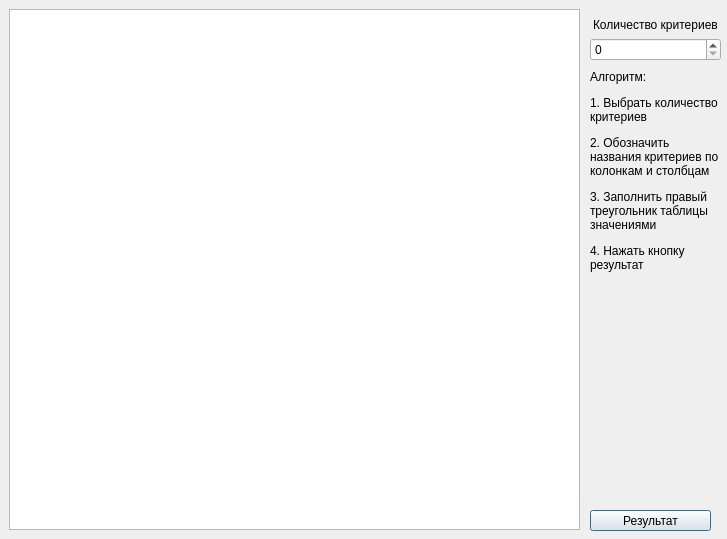
<?xml version="1.0" encoding="UTF-8"?>
<ui version="4.0">
 <class>Dialog</class>
 <widget class="QDialog" name="Dialog">
  <property name="geometry">
   <rect>
    <x>0</x>
    <y>0</y>
    <width>727</width>
    <height>539</height>
   </rect>
  </property>
  <property name="windowTitle">
   <string>Dialog</string>
  </property>
  <widget class="QWidget" name="horizontalLayoutWidget">
   <property name="geometry">
    <rect>
     <x>9</x>
     <y>9</y>
     <width>571</width>
     <height>521</height>
    </rect>
   </property>
   <layout class="QHBoxLayout" name="horizontalLayout">
    <item>
     <widget class="QTableWidget" name="tableWidget"/>
    </item>
   </layout>
  </widget>
  <widget class="QWidget" name="verticalLayoutWidget">
   <property name="geometry">
    <rect>
     <x>590</x>
     <y>10</y>
     <width>131</width>
     <height>51</height>
    </rect>
   </property>
   <layout class="QVBoxLayout" name="verticalLayout_2">
    <item alignment="Qt::AlignHCenter|Qt::AlignBottom">
     <widget class="QLabel" name="criteria_label">
      <property name="text">
       <string>Количество критериев</string>
      </property>
     </widget>
    </item>
    <item>
     <widget class="QSpinBox" name="criteriaAmount"/>
    </item>
   </layout>
  </widget>
  <widget class="QWidget" name="verticalLayoutWidget_2">
   <property name="geometry">
    <rect>
     <x>590</x>
     <y>70</y>
     <width>131</width>
     <height>431</height>
    </rect>
   </property>
   <layout class="QVBoxLayout" name="verticalLayout_3">
    <item alignment="Qt::AlignHCenter|Qt::AlignTop">
     <widget class="QLabel" name="algorythm_label">
      <property name="text">
       <string>&lt;html&gt;&lt;head/&gt;&lt;body&gt;&lt;p&gt;Алгоритм:&lt;/p&gt;&lt;p&gt;1. Выбрать количество критериев&lt;/p&gt;&lt;p&gt;2. Обозначить названия критериев по колонкам и столбцам&lt;/p&gt;&lt;p&gt;3. Заполнить правый треугольник таблицы значениями&lt;/p&gt;&lt;p&gt;4. Нажать кнопку результат&lt;/p&gt;&lt;/body&gt;&lt;/html&gt;</string>
      </property>
      <property name="wordWrap">
       <bool>true</bool>
      </property>
     </widget>
    </item>
   </layout>
  </widget>
  <widget class="QPushButton" name="result_button">
   <property name="geometry">
    <rect>
     <x>590</x>
     <y>510</y>
     <width>121</width>
     <height>21</height>
    </rect>
   </property>
   <property name="text">
    <string>Результат</string>
   </property>
  </widget>
 </widget>
 <resources/>
 <connections/>
</ui>
